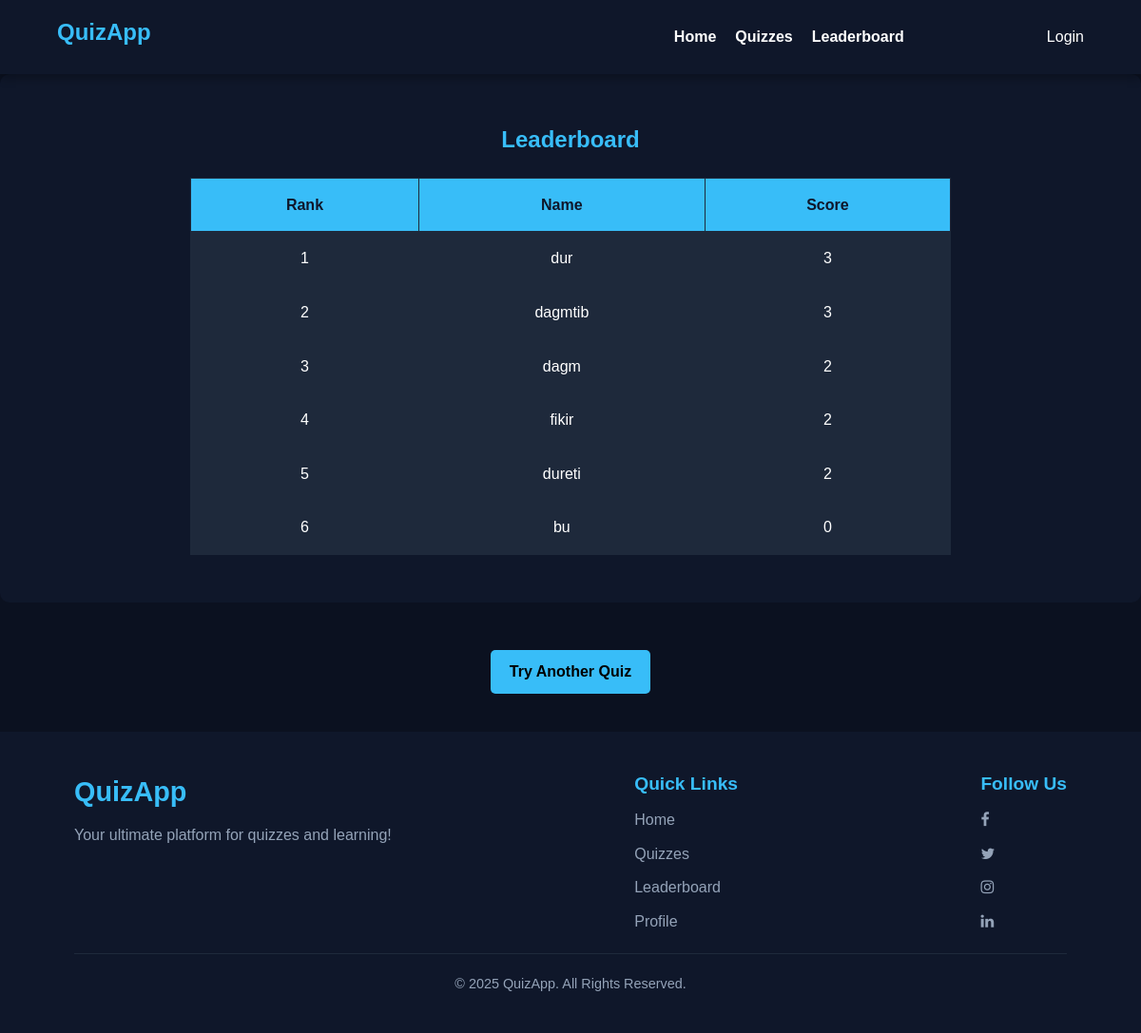
The app's page /leaderboard with its own data.
### tables this page shows
CREATE TABLE results (
            id INTEGER PRIMARY KEY, 
            username TEXT, 
            score INTEGER,
            timestamp DATETIME DEFAULT CURRENT_TIMESTAMP);

### app.py (the view)
@app.route('/leaderboard')
def leaderboard():
    print("Leaderboard route accessed")  # Debugging line
    with sqlite3.connect('db.sqlite3') as conn:
        cursor = conn.cursor()
        cursor.execute('''
            SELECT username, score
            FROM results
            WHERE id IN (
                SELECT MAX(id)
                FROM results
                GROUP BY username
            )
            ORDER BY score DESC
            LIMIT 10
        ''')
        leaderboard_data = cursor.fetchall()
    leaderboard_with_index = [(index + 1, name, score) for index, (name, score) in enumerate(leaderboard_data)]
    return render_template('leaderboard.html', leaderboard=leaderboard_with_index)

### templates/leaderboard.html (shortened to what this page needs)
{% extends 'base.html' %}
{% block content %}
    <section class="leaderboard">
      <h2>Leaderboard</h2>
      <table>
        <thead>
          <tr>
            <th>Rank</th>
            <th>Name</th>
            <th>Score</th>
          </tr>
        </thead>
        <tbody>
            {% for index, name, score in leaderboard %}
            <tr>
                <td>{{ index }}</td>
                <td>{{ name }}</td>
                <td>{{ score }}</td>
            </tr>
            {% endfor %}
        </tbody>
      </table>
    </section>
    <div class="buttons">
      <a href="quizzes.html">Try Another Quiz</a>
    </div>
  {% endblock %}

### static/css/style.css (style rules this page uses)
* { margin: 0; padding: 0; box-sizing: border-box; }
body { font-family: 'Arial', sans-serif; background-color: #0b1120; color: #fff; line-height: 1.6; }
a { text-decoration: none; color: inherit; }
h1, h2, h3 { margin-bottom: 10px; }
.leaderboard { padding: 50px 20px; background-color: #0f172a; border-radius: 10px; margin-bottom: 40px; }
.leaderboard h2 { text-align: center; color: #38bdf8; margin-bottom: 20px; }
.leaderboard table { width: 100%; border-collapse: collapse; margin: auto; max-width: 800px; }
.leaderboard th, .leaderboard td { border: 1px solid #1e293b; padding: 15px; text-align: center; }
.leaderboard th { background-color: #38bdf8; color: #0f172a; }
.leaderboard td { background-color: #1e293b; color: #fff; }
.buttons { text-align: center; margin: 30px 0; }
.buttons a { display: inline-block; text-decoration: none; background-color: #38bdf8; color: black; padding: 10px 20px; border-radius: 5px; margin: 10px; font-size: 1rem; font-weight: bold; transition: background-color 0.3s ease; }

### records on screen
results: index "1", username "dur", score "3"
results: index "2", username "dagmtib", score "3"
results: index "3", username "dagm", score "2"
results: index "4", username "fikir", score "2"
results: index "5", username "dureti", score "2"
results: index "6", username "bu", score "0"
